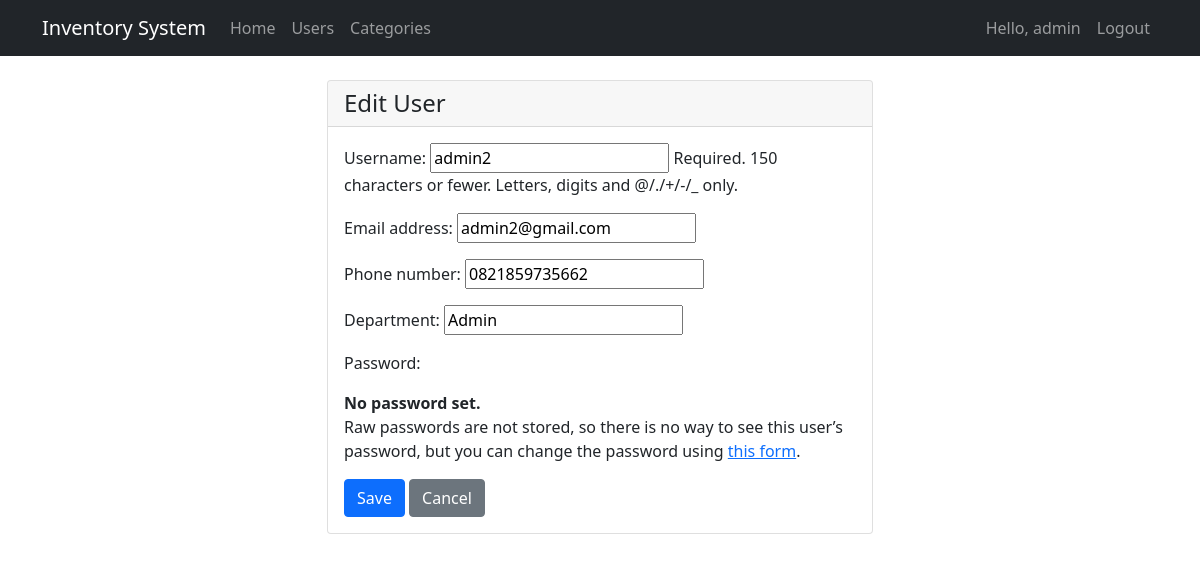
/accounts/users/2/update/ (signed in), run on the app's committed database.
### accounts/models.py (models this page shows, shortened)
class CustomUser(AbstractUser):
    phone_number = models.CharField(max_length=20, blank=True)
    department = models.CharField(max_length=100, blank=True)
    groups = models.ManyToManyField(
        'auth.Group',
        verbose_name='groups',
        blank=True,
        help_text='The groups this user belongs to. A user will get all permissions granted to each of their groups.',
        related_name="customuser_set",  # Tambahkan ini
        related_query_name="user",
    )
    user_permissions = models.ManyToManyField(
        'auth.Permission',
        verbose_name='user permissions',
        blank=True,
        help_text='Specific permissions for this user.',
        related_name="customuser_set",  # Tambahkan ini
        related_query_name="user",
    )

### accounts/views.py (the view)
# urls.py: path('users/<int:pk>/update/', user_update, name='user_update'),
@login_required
@user_passes_test(lambda u: u.is_superuser)
def user_update(request, pk):
    user = CustomUser.objects.get(pk=pk)
    if request.method == 'POST':
        form = CustomUserChangeForm(request.POST, instance=user)
        if form.is_valid():
            form.save()
            return redirect('user_list')
    else:
        form = CustomUserChangeForm(instance=user)
    return render(request, 'accounts/user_form.html', {'form': form})

### accounts/forms.py
class CustomUserChangeForm(UserChangeForm):
    class Meta:
        model = CustomUser
        fields = ('username', 'email', 'phone_number', 'department')

### templates/accounts/user_form.html (shortened to what this page needs)
{% extends 'base.html' %}
{% block content %}
<div class="row justify-content-center">
    <div class="col-md-6">
        <div class="card">
            <div class="card-header">
                <h4 class="mb-0">{% if form.instance.pk %}Edit User{% else %}Create User{% endif %}</h4>
            </div>
            <div class="card-body">
                <form method="post">
                    {{ form.as_p }}
                    <button type="submit" class="btn btn-primary">Save</button>
                    <a href="{% url 'user_list' %}" class="btn btn-secondary">Cancel</a>
                </form>
            </div>
        </div>
    </div>
</div>
{% endblock %}

### templates/base.html (shortened to what this page needs)
<!DOCTYPE html>
<html lang="en">
<head>
    <link href="https://cdn.jsdelivr.net/npm/bootstrap@5.1.3/dist/css/bootstrap.min.css" rel="stylesheet">
</head>
<body>
    <nav class="navbar navbar-expand-lg navbar-dark bg-dark">
        <div class="container">
            <a class="navbar-brand" href="{% url 'main:home' %}">Inventory System</a>
            <div class="collapse navbar-collapse" id="navbarNav">
                <ul class="navbar-nav me-auto">
                    {% if user.is_authenticated %}
                        <li class="nav-item">
                            <a class="nav-link" href="{% url 'main:home' %}">Home</a>
                        </li>
                        {% if user.is_superuser %}
                            <li class="nav-item">
                                <a class="nav-link" href="{% url 'user_list' %}">Users</a>
                            </li>
                        {% endif %}
                        <li class="nav-item">
                            <a class="nav-link" href="{% url 'main:category_list' %}">Categories</a>
                        </li>
                    {% endif %}
                </ul>
                <ul class="navbar-nav">
                    {% if user.is_authenticated %}
                        <li class="nav-item">
                            <span class="nav-link">Hello, {{ user.username }}</span>
                        </li>
                        <li class="nav-item">
                            <a class="nav-link" href="{% url 'logout' %}">Logout</a>
                        </li>
                    {% endif %}
                </ul>
            </div>
        </div>
    </nav>
    <div class="container mt-4">
        {% block content %}{% endblock %}
    </div>
</body>
</html>

### data on the page
CustomUser: username "admin"
CustomUser: username "admin2", email "admin2@gmail.com", phone_number "0821859735662", department "Admin"
